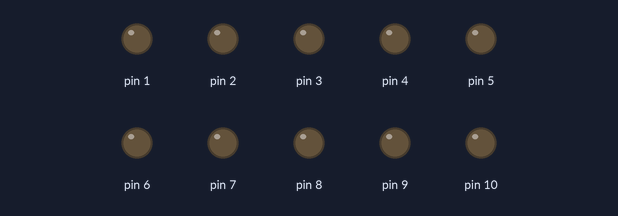
Bench run of a sketch on a simulated Arduino Uno, built with avr-gcc and run on an emulated ATmega328P. On the bench: output pins drawn as LEDs (lit = HIGH). Random numbers use the default seed unless the sketch sets one.

Above: at 0.1 s.
At 3.7 s:
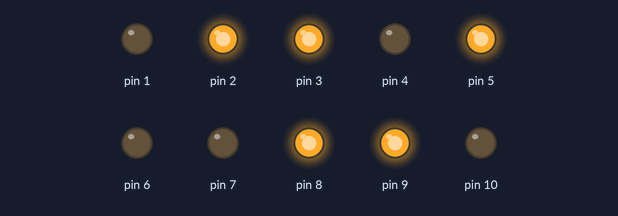
At 12.1 s:
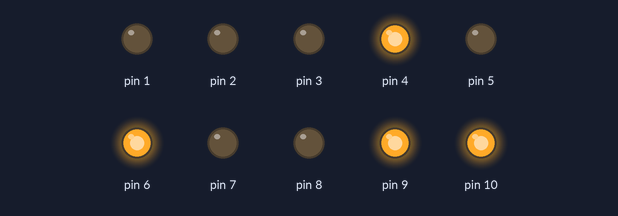
At 22.7 s:
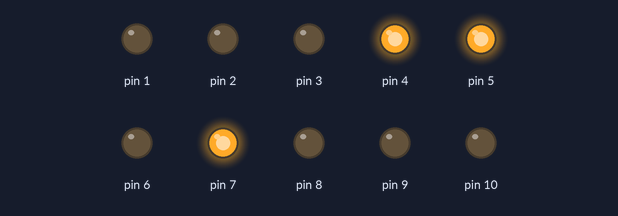
At 33.5 s:
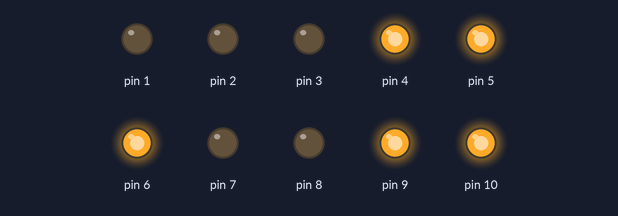
At 37.7 s:
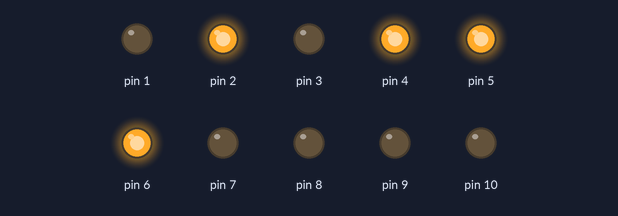
Timing chart, 0 to 40.0 s (numbered marks = the images above):
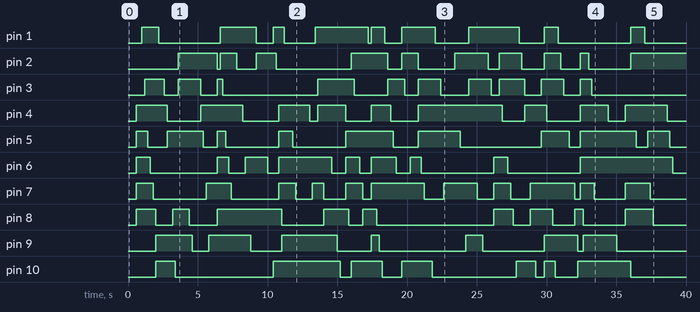

The sketch:

bai1.ino
```cpp
void setup() {
  for(int i=1;i<11;i++){
    pinMode(i,OUTPUT);
  }
}

void loop() {
  for(int i=1;i<11;i++){
    int rand=random(1,11);
    if(rand%2==1){
      digitalWrite(i,HIGH);
    }
    else{
      delay(200);
      digitalWrite(i,LOW);
    }
  }
}
```

Measured:
- by itself, pin 1: LOW → HIGH at 1.0 s, → LOW 1.2 s later, → HIGH 4.4 s later, → LOW 2.6 s later, … (18 changes in this stretch)
- by itself, pin 2: LOW → HIGH at 3.6 s, → LOW 2.8 s later, → HIGH 0.20 s later, → LOW 1.2 s later, … (19 changes in this stretch)
- by itself, pin 3: LOW → HIGH at 1.2 s, → LOW 1.4 s later, → HIGH 1.0 s later, → LOW 1.6 s later, … (20 changes in this stretch)
- by itself, pin 4: LOW → HIGH at 0.60 s, → LOW 2.2 s later, → HIGH 2.4 s later, → LOW 3.0 s later, … (18 changes in this stretch)
- by itself, pin 5: LOW → HIGH at 0.60 s, → LOW 0.80 s later, → HIGH 1.4 s later, → LOW 2.6 s later, … (18 changes in this stretch)
- by itself, pin 6: LOW → HIGH at 0.60 s, → LOW 1.0 s later, → HIGH 4.8 s later, → LOW 0.80 s later, … (18 changes in this stretch)
- by itself, pin 7: LOW → HIGH at 0.60 s, → LOW 1.2 s later, → HIGH 3.8 s later, → LOW 1.8 s later, … (22 changes in this stretch)
- by itself, pin 8: LOW → HIGH at 0.60 s, → LOW 1.4 s later, → HIGH 1.2 s later, → LOW 1.2 s later, … (18 changes in this stretch)
